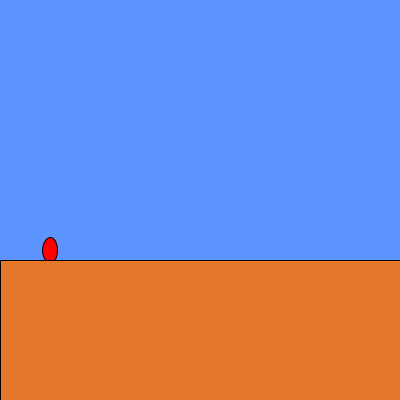
Frame 1 (no input)
Frame 60 (the mouse pressed at the canvas centre just before this capture): identical to frame 1, image omitted
Frame 120 (the mouse held since frame 60 and released just before this capture): identical to frame 1, image omitted

The Processing sketch that drew this single still picture (run headless with seeded random() and noise(); from frame 60 on, the mouse is pressed at the canvas centre):

// Processing sketch: week08_6_mario_flying_vy_098
// ── week08_6_mario_flying_vy_098.pde
//碰撞偵測: 利用if判斷，看有沒有碰到地板 Mario vs. Pikachu
//牛頓力學 (1)靜者恆靜、動者恆動 (2)f=m*a 位置、速度、加速度
void setup()
{
  size(400,400);
}
float marioX=50 , marioY =250 , vx=0 , vy=0;
boolean flying = false ;
void draw()
{
    background(93,147,253);
    
    
    
    marioX+=vx;
    if(flying)
    {
      marioY+=vy;
      vy+=0.98; 
      
    }
    fill(255,0,0);ellipse(marioX,marioY,15,25);
    fill(229,119,42);rect(0,260,400,150);
    if(marioY>=250)
    {
      marioY=250;
      flying = false;
    }
    if(marioX <=0)
    {
      marioX=400;
    }
    else if(marioX>=400)
    {
      marioX=0;
    }
 
 
}

void keyPressed()
{
    if(keyCode ==RIGHT)
    {
      vx=2;
    }
    if(keyCode ==LEFT)
    {
      vx=-2;
    }
    if(keyCode==UP && flying == false)
    {
      vy=-20;
      flying = true;
    }
 
    
}
void keyReleased()
{
  if(keyCode == LEFT|| keyCode == RIGHT)
  {
    vx=0;
  }
}
